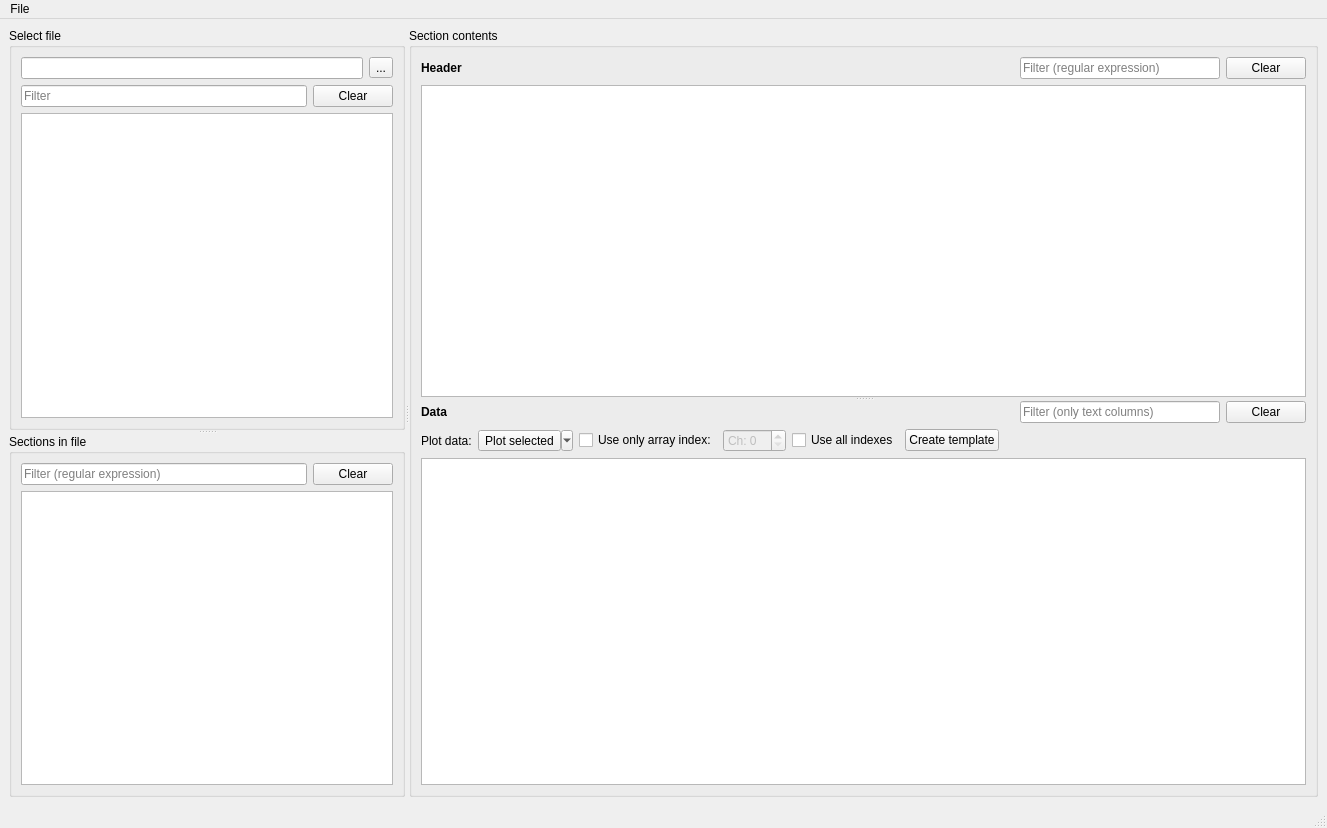
<?xml version="1.0" encoding="UTF-8"?>
<ui version="4.0">
 <class>MainWindow</class>
 <widget class="QMainWindow" name="MainWindow">
  <property name="geometry">
   <rect>
    <x>0</x>
    <y>0</y>
    <width>1327</width>
    <height>828</height>
   </rect>
  </property>
  <property name="windowTitle">
   <string>MainWindow</string>
  </property>
  <widget class="QWidget" name="centralwidget">
   <layout class="QVBoxLayout" name="verticalLayout_3">
    <item>
     <widget class="QSplitter" name="splitter_3">
      <property name="orientation">
       <enum>Qt::Horizontal</enum>
      </property>
      <widget class="QSplitter" name="splitter">
       <property name="orientation">
        <enum>Qt::Vertical</enum>
       </property>
       <widget class="QGroupBox" name="fileGroup">
        <property name="title">
         <string>Select file</string>
        </property>
        <layout class="QVBoxLayout" name="verticalLayout">
         <item>
          <layout class="QHBoxLayout" name="horizontalLayout">
           <item>
            <widget class="QLineEdit" name="url">
             <property name="text">
              <string/>
             </property>
            </widget>
           </item>
           <item>
            <widget class="QToolButton" name="browseDirectoryButton">
             <property name="text">
              <string>...</string>
             </property>
            </widget>
           </item>
          </layout>
         </item>
         <item>
          <layout class="QHBoxLayout" name="horizontalLayout_4">
           <item>
            <widget class="QLineEdit" name="filterFiles">
             <property name="placeholderText">
              <string>Filter</string>
             </property>
            </widget>
           </item>
           <item>
            <widget class="QPushButton" name="clearFileFilter">
             <property name="text">
              <string>Clear</string>
             </property>
            </widget>
           </item>
          </layout>
         </item>
         <item>
          <widget class="QListView" name="files">
           <property name="sizePolicy">
            <sizepolicy hsizetype="Minimum" vsizetype="Expanding">
             <horstretch>0</horstretch>
             <verstretch>0</verstretch>
            </sizepolicy>
           </property>
          </widget>
         </item>
        </layout>
       </widget>
       <widget class="QGroupBox" name="sectionsGroup">
        <property name="title">
         <string>Sections in file</string>
        </property>
        <layout class="QVBoxLayout" name="verticalLayout_4">
         <item>
          <layout class="QHBoxLayout" name="horizontalLayout_5">
           <item>
            <widget class="QLineEdit" name="filterSections">
             <property name="placeholderText">
              <string>Filter (regular expression)</string>
             </property>
            </widget>
           </item>
           <item>
            <widget class="QPushButton" name="clearSectionsFilter">
             <property name="text">
              <string>Clear</string>
             </property>
            </widget>
           </item>
          </layout>
         </item>
         <item>
          <widget class="QTableView" name="sections">
           <property name="sizePolicy">
            <sizepolicy hsizetype="Minimum" vsizetype="Expanding">
             <horstretch>0</horstretch>
             <verstretch>0</verstretch>
            </sizepolicy>
           </property>
          </widget>
         </item>
        </layout>
       </widget>
      </widget>
      <widget class="QGroupBox" name="dataGroup">
       <property name="title">
        <string>Section contents</string>
       </property>
       <layout class="QGridLayout" name="gridLayout">
        <item row="0" column="0">
         <widget class="QSplitter" name="splitter_2">
          <property name="orientation">
           <enum>Qt::Vertical</enum>
          </property>
          <widget class="QWidget" name="layoutWidget">
           <layout class="QVBoxLayout" name="verticalLayout_5">
            <item>
             <layout class="QHBoxLayout" name="horizontalLayout_3">
              <item>
               <widget class="QLabel" name="label">
                <property name="font">
                 <font>
                  <weight>75</weight>
                  <bold>true</bold>
                 </font>
                </property>
                <property name="text">
                 <string>Header</string>
                </property>
               </widget>
              </item>
              <item>
               <spacer name="horizontalSpacer_2">
                <property name="orientation">
                 <enum>Qt::Horizontal</enum>
                </property>
                <property name="sizeHint" stdset="0">
                 <size>
                  <width>40</width>
                  <height>20</height>
                 </size>
                </property>
               </spacer>
              </item>
              <item>
               <widget class="QLineEdit" name="filterHeader">
                <property name="maximumSize">
                 <size>
                  <width>200</width>
                  <height>16777215</height>
                 </size>
                </property>
                <property name="placeholderText">
                 <string>Filter (regular expression)</string>
                </property>
               </widget>
              </item>
              <item>
               <widget class="QPushButton" name="clearHeaderFilter">
                <property name="text">
                 <string>Clear</string>
                </property>
               </widget>
              </item>
             </layout>
            </item>
            <item>
             <widget class="QTableView" name="header"/>
            </item>
           </layout>
          </widget>
          <widget class="QWidget" name="layoutWidget">
           <layout class="QVBoxLayout" name="verticalLayout_2">
            <item>
             <layout class="QHBoxLayout" name="horizontalLayout_2">
              <item>
               <widget class="QLabel" name="label_2">
                <property name="font">
                 <font>
                  <weight>75</weight>
                  <bold>true</bold>
                 </font>
                </property>
                <property name="text">
                 <string>Data</string>
                </property>
               </widget>
              </item>
              <item>
               <spacer name="horizontalSpacer_4">
                <property name="orientation">
                 <enum>Qt::Horizontal</enum>
                </property>
                <property name="sizeHint" stdset="0">
                 <size>
                  <width>40</width>
                  <height>20</height>
                 </size>
                </property>
               </spacer>
              </item>
              <item>
               <widget class="QLineEdit" name="filterData">
                <property name="maximumSize">
                 <size>
                  <width>200</width>
                  <height>16777215</height>
                 </size>
                </property>
                <property name="placeholderText">
                 <string>Filter (only text columns)</string>
                </property>
               </widget>
              </item>
              <item>
               <widget class="QPushButton" name="clearDataFilter">
                <property name="text">
                 <string>Clear</string>
                </property>
               </widget>
              </item>
             </layout>
            </item>
            <item>
             <layout class="QHBoxLayout" name="horizontalLayout_6">
              <item>
               <widget class="QLabel" name="label_3">
                <property name="text">
                 <string>Plot data:</string>
                </property>
               </widget>
              </item>
              <item>
               <widget class="QToolButton" name="plotButton">
                <property name="text">
                 <string>Plot selected</string>
                </property>
                <property name="popupMode">
                 <enum>QToolButton::MenuButtonPopup</enum>
                </property>
               </widget>
              </item>
              <item>
               <widget class="QCheckBox" name="indicesCheckbox">
                <property name="toolTip">
                 <string>&lt;html&gt;&lt;head/&gt;&lt;body&gt;&lt;p&gt;Enable to use only one index when the selected data field contains an array.&lt;/p&gt;&lt;p&gt;Disable to leave array untouched before passing it to the plotter.&lt;/p&gt;&lt;/body&gt;&lt;/html&gt;</string>
                </property>
                <property name="text">
                 <string>Use only array index:</string>
                </property>
                <property name="checkable">
                 <bool>true</bool>
                </property>
               </widget>
              </item>
              <item>
               <widget class="QSpinBox" name="arrayIndices">
                <property name="enabled">
                 <bool>false</bool>
                </property>
                <property name="prefix">
                 <string>Ch: </string>
                </property>
               </widget>
              </item>
              <item>
               <widget class="QCheckBox" name="allColumnCheckBox">
                <property name="text">
                 <string>Use all indexes</string>
                </property>
               </widget>
              </item>
              <item>
               <widget class="QPushButton" name="createTemplateButton">
                <property name="text">
                 <string>Create template</string>
                </property>
               </widget>
              </item>
              <item>
               <spacer name="horizontalSpacer_3">
                <property name="orientation">
                 <enum>Qt::Horizontal</enum>
                </property>
                <property name="sizeHint" stdset="0">
                 <size>
                  <width>40</width>
                  <height>20</height>
                 </size>
                </property>
               </spacer>
              </item>
             </layout>
            </item>
            <item>
             <widget class="QTableView" name="contents"/>
            </item>
           </layout>
          </widget>
         </widget>
        </item>
       </layout>
      </widget>
     </widget>
    </item>
   </layout>
  </widget>
  <widget class="QMenuBar" name="menubar">
   <property name="geometry">
    <rect>
     <x>0</x>
     <y>0</y>
     <width>1327</width>
     <height>26</height>
    </rect>
   </property>
   <widget class="QMenu" name="menuFile">
    <property name="title">
     <string>File</string>
    </property>
    <addaction name="actionReset"/>
    <addaction name="actionQuit"/>
   </widget>
   <addaction name="menuFile"/>
  </widget>
  <widget class="QStatusBar" name="statusbar"/>
  <action name="actionOpen">
   <property name="text">
    <string>Open</string>
   </property>
  </action>
  <action name="actionQuit">
   <property name="text">
    <string>Quit</string>
   </property>
   <property name="shortcut">
    <string>Ctrl+Q</string>
   </property>
  </action>
  <action name="actionReset">
   <property name="text">
    <string>Reset inputs and filters</string>
   </property>
   <property name="shortcut">
    <string>Ctrl+R</string>
   </property>
  </action>
 </widget>
 <resources/>
 <connections>
  <connection>
   <sender>actionQuit</sender>
   <signal>triggered()</signal>
   <receiver>MainWindow</receiver>
   <slot>close()</slot>
   <hints>
    <hint type="sourcelabel">
     <x>-1</x>
     <y>-1</y>
    </hint>
    <hint type="destinationlabel">
     <x>399</x>
     <y>299</y>
    </hint>
   </hints>
  </connection>
  <connection>
   <sender>clearDataFilter</sender>
   <signal>clicked()</signal>
   <receiver>filterData</receiver>
   <slot>clear()</slot>
   <hints>
    <hint type="sourcelabel">
     <x>874</x>
     <y>361</y>
    </hint>
    <hint type="destinationlabel">
     <x>787</x>
     <y>360</y>
    </hint>
   </hints>
  </connection>
  <connection>
   <sender>clearHeaderFilter</sender>
   <signal>clicked()</signal>
   <receiver>filterHeader</receiver>
   <slot>clear()</slot>
   <hints>
    <hint type="sourcelabel">
     <x>874</x>
     <y>97</y>
    </hint>
    <hint type="destinationlabel">
     <x>643</x>
     <y>83</y>
    </hint>
   </hints>
  </connection>
  <connection>
   <sender>clearFileFilter</sender>
   <signal>clicked()</signal>
   <receiver>filterFiles</receiver>
   <slot>clear()</slot>
   <hints>
    <hint type="sourcelabel">
     <x>239</x>
     <y>118</y>
    </hint>
    <hint type="destinationlabel">
     <x>109</x>
     <y>117</y>
    </hint>
   </hints>
  </connection>
  <connection>
   <sender>clearSectionsFilter</sender>
   <signal>clicked()</signal>
   <receiver>filterSections</receiver>
   <slot>clear()</slot>
   <hints>
    <hint type="sourcelabel">
     <x>219</x>
     <y>379</y>
    </hint>
    <hint type="destinationlabel">
     <x>137</x>
     <y>379</y>
    </hint>
   </hints>
  </connection>
  <connection>
   <sender>actionReset</sender>
   <signal>triggered()</signal>
   <receiver>filterFiles</receiver>
   <slot>clear()</slot>
   <hints>
    <hint type="sourcelabel">
     <x>-1</x>
     <y>-1</y>
    </hint>
    <hint type="destinationlabel">
     <x>109</x>
     <y>117</y>
    </hint>
   </hints>
  </connection>
  <connection>
   <sender>actionReset</sender>
   <signal>triggered()</signal>
   <receiver>filterSections</receiver>
   <slot>clear()</slot>
   <hints>
    <hint type="sourcelabel">
     <x>-1</x>
     <y>-1</y>
    </hint>
    <hint type="destinationlabel">
     <x>109</x>
     <y>385</y>
    </hint>
   </hints>
  </connection>
  <connection>
   <sender>actionReset</sender>
   <signal>triggered()</signal>
   <receiver>filterHeader</receiver>
   <slot>clear()</slot>
   <hints>
    <hint type="sourcelabel">
     <x>-1</x>
     <y>-1</y>
    </hint>
    <hint type="destinationlabel">
     <x>687</x>
     <y>83</y>
    </hint>
   </hints>
  </connection>
  <connection>
   <sender>actionReset</sender>
   <signal>triggered()</signal>
   <receiver>filterData</receiver>
   <slot>clear()</slot>
   <hints>
    <hint type="sourcelabel">
     <x>-1</x>
     <y>-1</y>
    </hint>
    <hint type="destinationlabel">
     <x>717</x>
     <y>347</y>
    </hint>
   </hints>
  </connection>
 </connections>
</ui>
